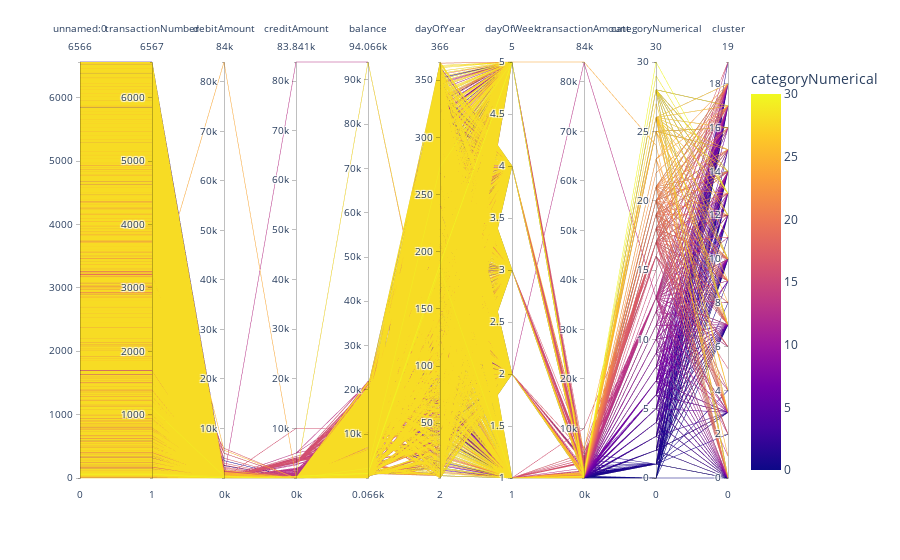

The cell this chart's notebook holds for it:
### Markdown cell above
# plot use pcp

### Code cell
import plotly.express as px

fig = px.parallel_coordinates(transactionDataframe, color='categoryNumerical')
fig.show()

### Figure 1 — Plotly figure (JSON) as saved in the notebook; plotly's stock layout.template omitted (floating-point values rounded to 4 significant figures; data arrays with more than 128 entries replaced by an {"elided": "..."} marker saying what was removed)
{"data": [{"dimensions": [{"label": "unnamed:0", "values": {"elided": "6567 int values"}}, {"label": "transactionNumber", "values": {"elided": "6567 int values"}}, {"label": "debitAmount", "values": {"elided": "6567 float values"}}, {"label": "creditAmount", "values": {"elided": "6567 float values"}}, {"label": "balance", "values": {"elided": "6567 float values"}}, {"label": "dayOfYear", "values": {"elided": "6567 int values"}}, {"label": "dayOfWeek", "values": {"elided": "6567 int values"}}, {"label": "transactionAmount", "values": {"elided": "6567 float values"}}, {"label": "categoryNumerical", "values": {"elided": "6567 int values"}}, {"label": "cluster", "values": {"elided": "6567 int values"}}], "domain": {"x": [0, 1], "y": [0, 1]}, "line": {"color": {"elided": "6567 int values"}, "coloraxis": "coloraxis"}, "name": "", "type": "parcoords"}], "layout": {"coloraxis": {"colorbar": {"title": {"text": "categoryNumerical"}}, "colorscale": [[0, "#0d0887"], [0.1111, "#46039f"], [0.2222, "#7201a8"], [0.3333, "#9c179e"], [0.4444, "#bd3786"], [0.5556, "#d8576b"], [0.6667, "#ed7953"], [0.7778, "#fb9f3a"], [0.8889, "#fdca26"], [1, "#f0f921"]]}, "legend": {"tracegroupgap": 0}, "margin": {"t": 60}}}
